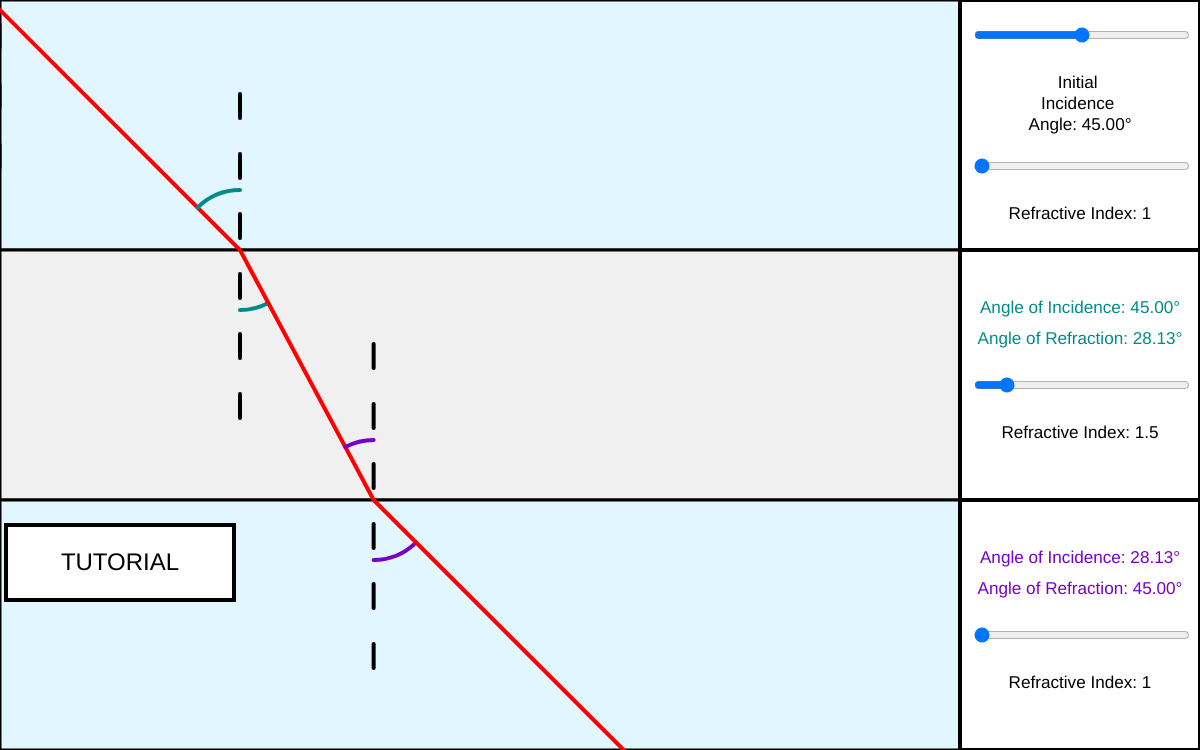
Frame 1 (no input)
Frame 60 (no input): identical to frame 1, image omitted
Frame 120 (the mouse pressed at the canvas centre since frame 60): identical to frame 1, image omitted

The p5.js sketch that drew this single still picture (run headless with seeded random() and noise() and a simulated clock; from frame 60 on, the mouse is pressed at the canvas centre):

// p5.js sketch
// ── sketch.js
function setup() {
  //Standardising upon a 16:10 aspect ratio; a mistake of aspect ratio was something I made in the visulation in WA2
  if(windowWidth > windowHeight * 16/10) {
    createCanvas(16/10 * windowHeight, windowHeight);
  }
  else if(windowWidth < windowHeight * 16/10) {
    createCanvas(windowWidth, 10/16 * windowWidth);
  }
  else {
    createCanvas(windowWidth, windowHeight);
  }
  
  //Nested in objCreate.js
  //Sets the sliders to have the correct position, length etc.
  slidersStyle()
  
  //For the purpose of consistency
  angleMode(RADIANS)
  
  //The 4 different sliders on the extreme right of the canvas
  let mediumSlider1
  let mediumSlider2
  let mediumSlider3
  let thetaSlider
  
  //This is in a way, "initialising" the tutorialMode variable to be false so that your tutorial screen doesn't immediately pop up. Except that instead of being a global variable, its stored in this function.
  storeItem("tutorialMode", "false")
}


function draw() {
  //Nested in objCreate.js
  //Creates the 3 different mediums that the light ray passes through
  mediumsCreate()
  
  //Object Reference: lightRay.js
  //The entire light ray in the simulation is 1 object
  let ray = new lightRay()
  
  //The part of the light ray in the first medium
  ray.ray1(thetaSlider.value())
  
  //The part of the light ray in the second medium
  let ni_theta = ray.ray2(medium1Slider.value(), medium2Slider.value(), thetaSlider.value())
  
  //Condition: If there is no light ray in medium 2 (i.e. Total Internal Reflection in medium 1), then there will be no light ray in the third medium
  if(ni_theta !== false) {
    ray.ray3(medium2Slider.value(), medium3Slider.value(), ni_theta)
  }

  //Function reference under object in lightRay.js
  //Displays, in numerical form, the angles of incidence, refraction or reflection
  ray.angleDisplay()
  
  //Reference to a function in objCreate.js
  //Main function is to display the refractive indexes of the 3 mediums
  dataDisplay(medium1Slider.value(), medium2Slider.value(), medium3Slider.value(), thetaSlider.value())

  //Reference to a function in tutorial.js
  //Function: Is the button that toggles tutorial mode
  tutorialBox()
  
  //Reference to a function in tutorial.js
  //Function: Brings up the tutorial screen if tutorial mode is toggled
  tutorialScreen()
}
// ── lightRay.js
class lightRay {
  //thetaI is the (first) angle of incidence (that the angle, with respect to the normal, that strikes the boundary of Medium 1 and Medium 2)
  ray1(thetaI) {
    //Essentially, this magnitude (i.e. length) will be from the top-left side-corner of the canvas to that fixed incidence point between Medium 1 and Medium 2
    let magnitude = (height * 1/3) / cos(thetaI)
    
    //This inputs the parameters into another class function in the lightRay object
    this.rayShow(1, thetaI, magnitude)
  }
  
  
  //n1 is the refractive index of Medium 1
  //n2 is the refractive index of Medium 2
  //thetaI is the (first) angle of incidence
  ray2(n1, n2, thetaI) {
    //Calculate the angle of refraction from Medium 1 into Medium 2
    let theta = asin(n1 * sin(thetaI) / n2)
    
    //This will be the magnitude variable of the section of the second part of the light ray
    let magnitude
    
    //In the case that there is no angle of refraction, total internal reflection will be computed instead
    if(isNaN(cos(theta))) {
      //Total-Internal-Reflection light ray in Medium 1
      magnitude = (height * 1/3) / cos(thetaI)
    }
    
    else {
      //Normal magnitude of the refracted light ray in Medium 2
      magnitude = (height * 1/3) / cos(theta)
    }
    
    //Gives all information needed to calculate both the Total-Internal-Reflection light ray, and the refracted light ray. The function will be smart enough to use the required info (basically if theta is a NaN value) to calculate the refracted light ray, else if it isn't possible, then it'll calculate the Total-Internal-Reflection light ray
    this.rayShow(2, thetaI, magnitude, theta)
    
    //In the event that there is Total Internal Reflection, there will be no light ray in Medium 2. Consequently, there will be no third part of the light ray. If "false" is returned, the third part of the light ray will not be drawn. 
    if(isNaN(theta)) {
      return false
    }
    
    //By the principle of alternate angles, and how both normals are parallel, the angle of refraction from Medium 1 into Medium 2 is also the angle of incidence from Medium 2 into Medium 3. When this function returns its angle of refraction, it will be inputted as the third part of ray's angle of incidence value
    else {
      return theta
    }
  }
  
  
  //n2 is the refractive index of Medium 2
  //n3 is the refractive index of Medium 3
  //ni_thetaI literally translates to Second thetaI ("ni" in Japanese means 2). This will be the angle of incidence for this third part ray. Note that this ni_thetaI is the same as the angle of refraction for the second part ray.
  ray3(n2, n3, ni_thetaI) {
    //Again, following Snell's Law to calculate the angle of refraction
    let theta = asin(n2 * sin(ni_thetaI) / n3)
    
    //Same as always, initialising the magnitude variable
    let magnitude
    
    //In the case where there is total internal reflection occurs...
    if(isNaN(cos(theta))) {
      //This magnitude is for the reflected ray back into Medium 2
      magnitude = (height * 1/3) / cos(ni_thetaI)
    }
    else {
      //The normal situation where the ray continues into the third medium
      magnitude = (height * 1/3) / cos(theta)
    }
    
    //The magnitude of the second part of the ray (in Medium 2)
    let ni_magnitude = height * 1/3 / cos(ni_thetaI)
    
    //Sends all these info into the rayShow() function to be drawn
    this.rayShow(3, ni_thetaI, magnitude, theta, ni_magnitude)
  }
  
  
  rayShow(n, thetaI, magnitude, theta, ni_magnitude) {
    //This converts polar coordinates to cartesian coordinates
    let x = sin(theta) * magnitude
    let y = cos(theta) * magnitude
    
    //Essentially, if total internal reflection happens, the ray will "move forward" in the x-direction but it goes back up (negative y-direction)
    if(isNaN(theta)) {
      x = sin(thetaI) * magnitude 
      y = - cos(thetaI) * magnitude 
    }
    
    //These offsets is the start of that part of the ray
    let xOffSet
    let yOffSet
    
    //All the calculations for ray offsets
    if(n == 1) {
      //Special case for the offset; will be discussed in Line 113
      xOffSet = 0
      yOffSet = 0
    }
    else if(n == 2) {
      //Notice how no matter the initial angle of incidence, it will hit a point on the border of the first and second mediums? That's the point the second ray starts
      xOffSet = width * 1/5
      yOffSet = height * 1/3
    }
    else if(n == 3) {
      //Now this offset calculation is a bit more complicated, because it also depends on the angle of refraction going from the first medium into the second medium
      xOffSet = width * 1/5 + sin(thetaI) * ni_magnitude 
      yOffSet = height * 2/3
    }
    
    //Reference to a function in lightRay.js, draws the normal (dotted lines)
    this.normalShow(xOffSet, yOffSet, thetaI, theta, n)

    
    push()
      stroke(255, 0, 0)
      if(n == 1) {
        //What's the point of an offset then? Perhaps just for consistency, so that I don't confuse myself in the future. Why translate here? It's because I imagined the first part of the ray extending from this point
        translate(width * 1/5, height * 1/3)
        
        //The line isn't supposed to go forward, but backwards (in the x-direction). As for why y is still positive, I won't lie. I have absolutely no idea what I was cooking. But it works, so perhaps I just saw the line was in the wrong direction and just removed a negative and it worked.
        line(0, 0, -x, y)
      }
    
      else {
        //Much simpler case, essentially translates to the point to start drawing, then starts drawing
        translate(xOffSet, yOffSet)
        line(0, 0, x, y)
      }
    pop()
  }
  
  
  //This function will draw the normal, which is the line of reference that you can read the angles of incidence and refraction
  normalShow(x, y, thetaI, theta, n) {
    //i goes from -3 to 3 so that there will be lines both above and below the point
    for(let i = -3; i < 3; i++) {
      let yOffSet = y + (i * width/20)
      push()
        translate(0, width/50)
        line(x, yOffSet, x, yOffSet + width/50)
      pop()
    }
    
    //It's a convenient thing that this function has the information regarding the angles of incidence and refraction. In a previous version, the text functions were put here. They were moved in Version 1.2.1 for a reason that is inside my reflections.
    if(n == 2) {
      storeItem("n2Incidence", thetaI)
      
      //In essence, if there is no total internal reflection, theta is still the angle of refraction
      if(isNaN(theta) == false) {
        storeItem("n2Refraction", theta) 
      }
      
      else {
        //In the case total internal reflection occurs, it makes sure to update all the information so that the program will understand its total internal reflection, not refraction, and display the information correctly
        storeItem("n2Reflection", thetaI)
        storeItem("n2Refraction", NaN)
        
        //This is to completely remove the text of the second pair of angles (third medium), since these will not exist when total internal reflection happens in the first medium 
        storeItem("n3Incidence", "nonexistent")
      }
      
      //The stroke colour for the first arcs (angles depicting first refractions). These arcs are drawn after all these conditionals.
      stroke(0, 139, 139)
    }
    
    //The third medium
    else if(n == 3) {
      //Third medium's angle of incidence (i.e. second pair)
      storeItem("n3Incidence", thetaI)
      
      if(isNaN(theta) == false) {
        //The angle of refraction in the case of no total internal reflection in Medium 2
        storeItem("n3Refraction", theta) 
      }
      
      else {
        //Otherwise when there is total internal reflection, make sure to display "angle of reflection", not "angle of refraction"
        storeItem("n3Reflection", thetaI)
        storeItem("n3Refraction", NaN)
      }
      
      //The stroke colour for the second arcs (angles depicting second refractions)
      stroke(119, 0, 200)
    }
    
    //Formatting for the angle drawings
    noFill()
    strokeWeight(width/300)
    
    if(thetaI !== 0) {
      //As long as the angle of incidence is not zero, there will be an angle of incidence to draw
      arc(x, y, width/10, width/10, 3/2 * PI - thetaI, -(PI/2))
    }
    
    if(isNaN(theta) == false) {
      //Drawing of angle of refraction
      arc(x, y, width/10, width/10, PI/2 - theta, PI/2)
    }
    else {
      //This is the drawing of the angle of reflection
      arc(x, y, width/15, width/15, 3/2 * PI, 3/2 * PI + thetaI)
    }
    
    //Revert it back to the standard black colour
    stroke(0)
  }
  
  
  //This is the new function introduced in Version 1.2.1. It contains all the original text functions that were originally in normalShow(). This functions allows the drawing of a revamped control panel that has no protrusion of light ray, will still being able to write in the angles of incidence and refraction
  angleDisplay() {
    //The updated control panel (visualised by the white rectangle)
    fill(255)
    rect(width * 8/10, 0, width * 2/10, height)
    line(width * 8/10, height * 1/3, width, height * 1/3)
    line(width * 8/10, height * 2/3, width, height * 2/3)
    
    //Text formatting
    noStroke()
    textAlign(CENTER)
    textSize(width * 1/70)
    
    //Colour of the first pair of angles (looks like teal to me)
    fill(0, 139, 139)
    //Using the super-cool getItem() function
    let n2thetaI = getItem("n2Incidence")
    //Angle of incidence for the first pair of angles will ALWAYS exist in this simulation
    text("Angle of Incidence: " + (n2thetaI * 180/PI).toFixed(2) + "°", width * 9/10, height * 2.5/6)
    
    let n2theta = getItem("n2Refraction")
    //Refraction may or may not occur; this case covers the may
    if(isNaN(n2theta) == false) {
      text("Angle of Refraction: " + (n2theta * 180/PI).toFixed(2) + "°", width * 9/10, height * 2.75/6)  
    }
    //And this case covers the not; in which case its total internal reflection
    else if(isNaN(n2theta) == true) {
      n2theta = getItem("n2Reflection")
      text("Angle of Reflection: " + (n2thetaI * 180/PI).toFixed(2) + "°", width * 9/10, height * 2.75/6)  
    }
    
    
    //Colour for the second pair of angles (purple)
    fill(119, 0, 200)
    //I seriously love getItem() and storeItem(). Best functions ever made 100%
    let n3thetaI = getItem("n3Incidence")
    
    //This conditional is that there must not be total internal reflection in the first medium
    if(n3thetaI !== "nonexistent") {
      text("Angle of Incidence: " + (n3thetaI * 180/PI).toFixed(2) + "°", width * 9/10, height * 4.5/6)
      
      let n3theta = getItem("n3Refraction")
    
    //This will be false if normal refraction occurs
    if(isNaN(n3theta) == false) {
        text("Angle of Refraction: " + (n3theta * 180/PI).toFixed(2) + "°", width * 9/10, height * 4.75/6)
      }
    //In the case of total internal reflection, then the word "reflection" will replace "refraction"
    else if(isNaN(n3theta) == true) {
        n3theta = getItem("n3Reflection")
        text("Angle of Reflection: " + (n3theta * 180/PI).toFixed(2) + "°", width * 9/10, height * 4.75/6)      
      }
    }
  }
}
// ── medium.js
class medium {
  constructor(n, i) {
    this.refractIndex = n
    this.order = i
  }
  
  show() {
    strokeWeight(width/400)
    stroke(0)
    if(this.order == 0) {
      fill(225, 246, 255)
      rect(0, 0, width, height * 1/3)
    }
    
    else if (this.order == 1) {
      fill(240)
      rect(0, height * 1/3, width, height * 1/3)
    }
    
    else if (this.order == 2) {
      fill(225, 246, 255)
      rect(0, height * 2/3, width, height * 1/3)
    }
  }
}
// ── objCreate.js
function mediumsCreate() {
  //Stores the 3 mediums (objects) in an array
  let mediums = []
  
  //Object Reference: medium.js
  //First medium (modelled after air)
  mediums.push(new medium(1, 0))
  //Second medium (modelled after glass)
  mediums.push(new medium(1.5, 1))
  //Third medium (modelled after air)
  mediums.push(new medium(1, 2))
  
  //Loops through the array to display all 3 mediums
  for(let i = 0; i < 3; i++) {
    mediums[i].show()
  }
}


function slidersStyle() {
  //Creates all 4 sliders to change the various values that will influence how the simulation runs.
  
  //Changes the refractive index of the first medium
  medium1Slider = createSlider(1, 5, 1, 0.01)
  medium1Slider.position(width * 8.1/10, height * 1.25/6)
  medium1Slider.style('width', width * 1.8/10 + "px")
  
  //Changes the refractive index of the second medium
  medium2Slider = createSlider(1, 5, 1.5, 0.01)
  medium2Slider.position(width * 8.1/10, height * 3/6)
  medium2Slider.style('width', width * 1.8/10 + "px")
  
  //Changes the refractive index of the third medium
  medium3Slider = createSlider(1, 5, 1, 0.01)
  medium3Slider.position(width * 8.1/10, height * 5/6)
  medium3Slider.style('width', width * 1.8/10 + "px")
  
  //Changes the initial angle of incidence (i.e. the angle of incidence in the first medium)
  thetaSlider = createSlider(0, PI/2, PI/4, PI/9423)
  thetaSlider.position(width * 8.1/10, height * 0.2/6)
  thetaSlider.style('width', width * 1.8/10 + "px")
}


function dataDisplay(n1, n2, n3, theta) {
  //Text formatting
  fill(0)
  noStroke()
  textAlign(CENTER)
  textSize(width/70)
  
  //Displays the refractive indexes of the 3 mediums, along with the initial angle of incidence
  text("Refractive Index: " + n1, width * 9/10, height * 1.75/6)
  text("Refractive Index: " + n2, width * 9/10, height * 3.5/6)
  text("Refractive Index: " + n3, width * 9/10, height * 5.5/6)
  text("Initial \nIncidence \nAngle: " + (theta * 360/(2 * PI)).toFixed(2) + "°", width * 9/10, height * 0.7/6)
  
  //The line that separates the control panel from the simulation area
  stroke(0)
  line(width * 8/10, 0, width * 8/10, height)
}
// ── tutorial.js
function tutorialBox() {
  //This entire chunk is basically the logic and the button to enter the tutorial. But this is only the case if we aren't already inside the tutorial
  if(getItem("tutorialMode") == "false") {
    //Simple button logic
    if(mouseX > width * 1/200 && mouseX < width * 19/100 && mouseY > height * 7/10 && mouseY < height * 8/10) {
      //Hovering over the button changes the colour a bit
      fill(200)
      if(mouseIsPressed == true) {
        //Think of this as assigning the variable "tutorialMode" to a "true" state
        storeItem("tutorialMode", "true")
      }
    }
  
    else {
      //Typical button colour is full white
      fill(255)
      
      //I guess this was a bit of protective behaviour when I first started using getItem() and storeItem() to prevent anything from going wrong
      if(getItem("tutorialMode") !== "true") {
        storeItem("tutorialMode", "false")
      }
    }
    
    //This is where the "start tutorial" button would always be
    rect(width * 1/200, height * 7/10, width * 1/5 - width * 2/200, height * 1/10)
  
    //4 lines of code just to format 1 line of text? The realities of this world...
    noStroke()
    fill(0)
    textAlign(CENTER)
    textSize(width * 1/50)
    
    //Literally just a text to explain to people to click on the button to run the tutorial
    text("TUTORIAL", width * 10/100, height * 7.6/10)
  }
}


function tutorialScreen() {
  //This is a "retrieval" to check the value of the status of whether the user wants to run the tutorial or not
  tutorialMode = getItem("tutorialMode")
  
  //Let's say the user wants the tutorial. Then we run all this stuff
  if(tutorialMode == "true") {
    //Drawing the entire white tutorial background
    fill(255)
    rect(0, 0, width * 8/10, height)
    
    //More simple button logic, this time for the "exit tutorial" button. I won't re-elaborate on this highly similar logic
    if(mouseX > width * 1/200 && mouseX < width * 19/100 && mouseY > height * 1/100 && mouseY < height * 11/100) {
      fill(200)
      if(mouseIsPressed == true) {
        storeItem("tutorialMode", "false")
      }
    }
    
    else {
      fill(255)
      storeItem("tutorialMode", "true")
    }
    
    //The exit button
    stroke(0)
    rect(width * 1/200, height * 1/100, width * 1/5 - width * 2/200, height * 1/10)
    
    //Again, 3 lines of code for 1 line of text
    fill(0)
    noStroke()
    textSize(width * 1/50)
    
    //"Exit tutorial". In CAPS. Surely people will not ask me how to exit?
    text("EXIT\nTUTORIAL", width * 10/100, height * 5/100)
    
    //Some text to tell people that the control panel is intuitive and people can slide the sliders
    textSize(width * 1/60)
    text("Use Panel to Control\nRefractive Index and View Info!", width * 125/200, height * 10/200)
    
    //That big arrow to point to the control panel
    textSize(width * 1/30)
    text("→", width * 155/200, height * 15/200)
    
    //Draws the top border for the actual tutorial in the middle
    stroke(0)
    line(0, height * 25/200, width * 8/10, height * 25/200)
    
    //Standardises this text size for the rest of the tutorial
    textSize(width * 1/50)
    
    //The "Refraction of Light" tutorial (on the left)
    tutorialFig1()
    
    //The "Total Internal Reflection" tutorial (on the right)
    tutorialFig2()
    
    //Brief description of Snell's Law at the bottom of the tutorial
    eqn()
  }
}


function tutorialFig1() {
  //This line imitates the border between 2 mediums
  stroke(0)
  line(width * 1/200, height * 1/2, width * 51/200, height * 1/2)
  
  //The normal; bottom chunk of code is modified from "lightRay.js/normalShow()"
  for(let i = -3; i < 3; i++) {
    let yOffSet = height * 1/2 + (i * height/20)
    push()
      translate(0, width/50)
      line(width * 25/200, yOffSet, width * 25/200, yOffSet + height/50)
    pop()
  }
  
  //Much easier to imagine a light ray given its length and angle
  let magnitude = width * 1/10
  
  //This theta is the angle of incidence
  let theta = PI/6
  
  //Converting the human-understandable polar coordinates to cartesian coordinates
  let x = magnitude * cos(theta)
  let y = magnitude * sin(theta)
  
  //This is the first part of the light ray
  stroke(255, 0, 0)
  line(width * 25/200 - x, height * 1/2 - y, width * 25/200, height * 1/2)
  
  //Now let's say the angle of refraction becomes PI/3; I am reusing theta as the angle of refraction now
  theta = PI/3
  
  //More cartesian coordinates
  x = magnitude * cos(theta)
  y = magnitude * sin(theta)
  
  //The second part of the light ray
  line(width * 25/200, height * 1/2, width * 25/200 + x, height * 1/2 + y)
  
  //The orange colour that the angle markings have
  noFill()
  stroke(255, 128, 0)
  
  //Angle of incidence marking
  arc(width * 25/200, height * 1/2, width/10, width/10, PI + PI/6, PI * 3/2)
  //Angle of refraction marking
  arc(width * 25/200, height * 1/2, width/10, width/10, PI/3, PI/2)
  
  
  //Text formatting
  noStroke()
  fill(0)
  
  //All the markings telling the user which angle is incidence, refraction; and how to differentiate the mediums
  text("Refraction of Light", width * 25/200, height * 3/10)
  text("n₁", width * 45/200, height * 4/10)
  text("n₂", width * 45/200, height * 6/10)
  text("θᵢ", width * 17/200, height * 4/10)
  text("θᵣ", width * 29/200, height * 6.3/10)
  
  //Examples because that's what teachers always do
  text("Examples:", width * 25/200, height * 7/10)
  text("Mirages\nSpectacle Lenses", width * 25/200, height * 7.5/10)
}


function tutorialFig2() {
  //The border between 2 mediums
  stroke(0)
  line(width * 101/200, height * 1/2, width * 151/200, height * 1/2)
  
  //The same chunk of code for the normal
  for(let i = -3; i < 3; i++) {
    let yOffSet = height * 1/2 + (i * height/20)
    push()
      translate(0, width/50)
      line(width * 125/200, yOffSet, width * 125/200, yOffSet + height/50)
    pop()
  }
  
  //Creating human-friendly light ray variables, then converting them into the evil cartesian coordinates
  let magnitude = width * 1/10
  let theta = PI/6
  let x = magnitude * cos(theta)
  let y = magnitude * sin(theta)
  
  //Notice how there isn't an angle of refraction? This is total internal reflection, so the angle of incidence = the angle of reflection
  stroke(255, 0, 0)
  line(width * 125/200 - x, height * 1/2 - y, width * 125/200, height * 1/2)
  line(width * 125/200, height * 1/2, width * 125/200 + x, height * 1/2 - y)
  
  //Formatting for the angle indicators
  noFill()
  stroke(255, 128, 0)
  
  //Angle indicator for angle of incidence
  arc(width * 125/200, height * 1/2, width/10, width/10, PI + PI/6, PI * 3/2)
  //Angle indicator for angle of reflection
  arc(width * 125/200, height * 1/2, width/15, width/15, PI * 3/2, -PI/6)
  
  
  //Text formatting
  noStroke()
  fill(0)
  
  //I tried to give a little more in-depth explanation of when total internal reflection occurs, but I ran out of space fast. Also quite funny that I introduced critical angle without ever discussing it before. Anyways, I'll leave this to Year 1 science teachers
  text("Total Internal Reflection: θᵢ = θᵣ", width * 125/200, height * 2/10)
  text("Occurs when θᵢ > θ꜀\nθ꜀ = sin₋₁(n₂ / n₁)", width * 125/200, height * 2.5/10)
  
  //All the indicators showing what is what angle, what medium is which
  text("n₁", width * 150/200, height * 4/10)
  text("n₂", width * 150/200, height * 6/10)
  text("θᵢ", width * 117/200, height * 4/10)
  text("θᵣ", width * 131/200, height * 4.3/10)
  
  //As much as I love examples, I can't think of more than 1 good one
  text("Examples:", width * 125/200, height * 7/10)
  text("Fiber-Optic Cables", width * 125/200, height * 7.5/10)
}


function eqn() {
  //The bottom border of the tutorial
  stroke(0)
  line(0, height * 8.5/10, width * 8/10, height * 8.5/10)
  
  //I can't believe how many lines are spent on formatting
  fill(0)
  noStroke()
  textSize(width/50)
  
  //Snell's Law in text. Finding all these subscript terms was tedious
  text("Snell's Law:\nn₁ sin(θᵢ) = n₂ sin(θᵣ)", width * 1.5/10, height * 9/10)
  
  //The fine print that looks professional when it explains what each symbol represents
  textSize(width/70)
  text("n₁ → Refractive Index of Medium 1", width * 4/10, height * 9/10)
  text("n₂ → Refractive Index of Medium 2", width * 4/10, height * 9.5/10)
  text("θᵢ → Angle of Incidence", width * 6.5/10, height * 9/10)
  text("θᵣ → Angle of Refraction", width * 6.5/10, height * 9.5/10)
}
